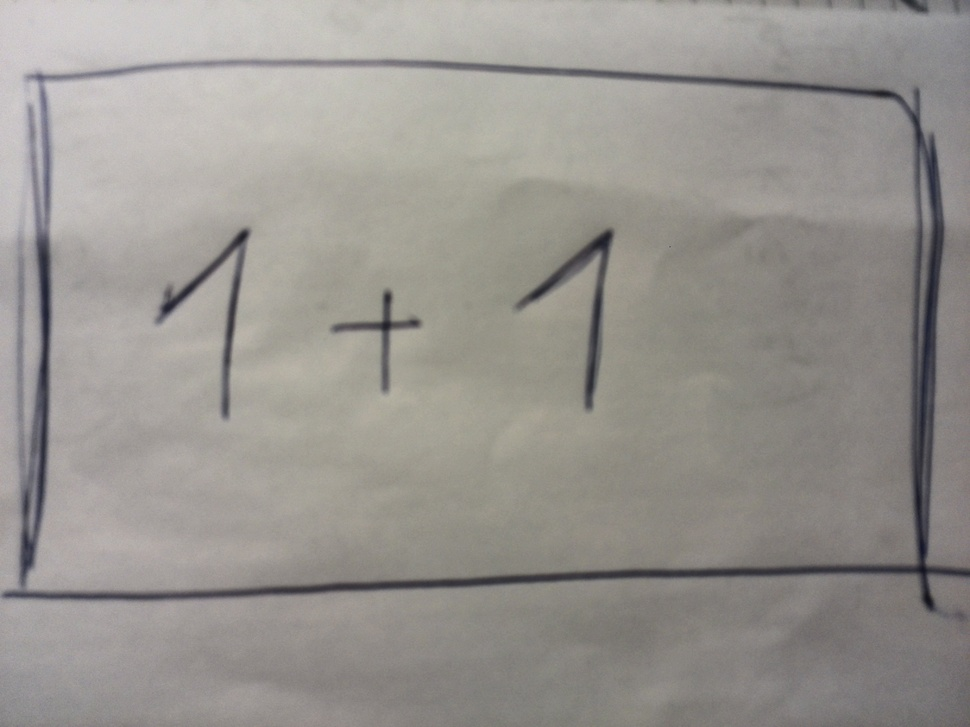
#> input picture images/priklad11.jpg, 970 x 727 px, shrunk from 3264 x 2448 before the run
$ python -i processing.py   (imports and definitions only)   (Python 2 division)   (older library calls are emulated)
#> lines starting #> are read from the running program, lines starting #| are printed output that depends on the picture; after the words box and inside, x2 and y2 are one past the last pixel; in counts of white or black regions, pixels touching at a corner belong together
#> further down, picture is the input picture: shape (727, 970, 3); mean B, G, R 143.5, 148.2, 151.7
# -*- coding: utf-8 -*-

# detekce regionu s textem

import numpy as np
import cv2
import math


'''
funkce se pokusí najít rohy tabule v obrázku
a podle těchto rohů provede transformaci perspektivy
(obrázek bude kolmo ke kameře)

sudoku example http://opencvpython.blogspot.com/2012/06/sudoku-solver-part-2.html

parametry:
    img -- vstupní obrázek (bitmapa)
návratová hodnota:
    transformovaný obrázek (bitmapa, grayscale)
'''
def whiteboard_detect(img):
    rows, cols, ch = img.shape
#> rows = 727; cols = 970; ch = 3

    gray = cv2.cvtColor(img, cv2.COLOR_BGR2GRAY)

    # ten gaussian blur mozna nemusi bejt, nebo treba jinak nastavenej
    gray_blurred = cv2.GaussianBlur(gray, (5, 5), 0)
    # to nastaveni prahovani je pomerne dulezity, nejlip vychazi:
    # ADAPTIVE_THRESH_MEAN_C, THRESH_BINARY, 11, 2
    # akora nahovno ze u toho vobrazku pod uhlem to veme misto jednoho rohu
    # ten stin takze je to trochu rozmazany
    thresh = cv2.adaptiveThreshold(
        gray_blurred, 255, cv2.ADAPTIVE_THRESH_MEAN_C, cv2.THRESH_BINARY, 17, 2)
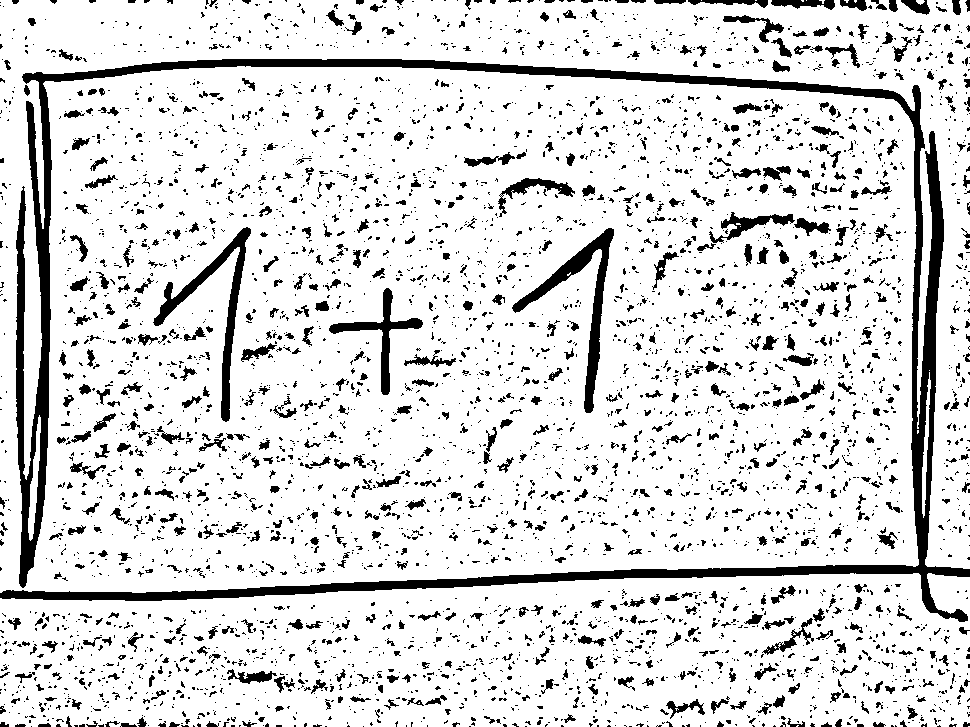
#> thresh: shape (727, 970); 86.2% white; 4570 black regions (3770 under 20 px)
    contours, hierarchy = cv2.findContours(
        thresh, cv2.RETR_TREE, cv2.CHAIN_APPROX_SIMPLE)
#> contours = 5363 contours, 4332 with area under 20; largest, box (x1, y1, x2, y2) and area: (0, 0, 970, 593) 529704, (0, 573, 970, 727) 133070, (511, 227, 615, 414) 3246, (152, 226, 252, 423) 3043, (328, 287, 424, 396) 1754
    contours_img = np.zeros((rows, cols), dtype=np.uint8)

    cv2.drawContours(contours_img, contours, -1, (255, 255, 255), 1)
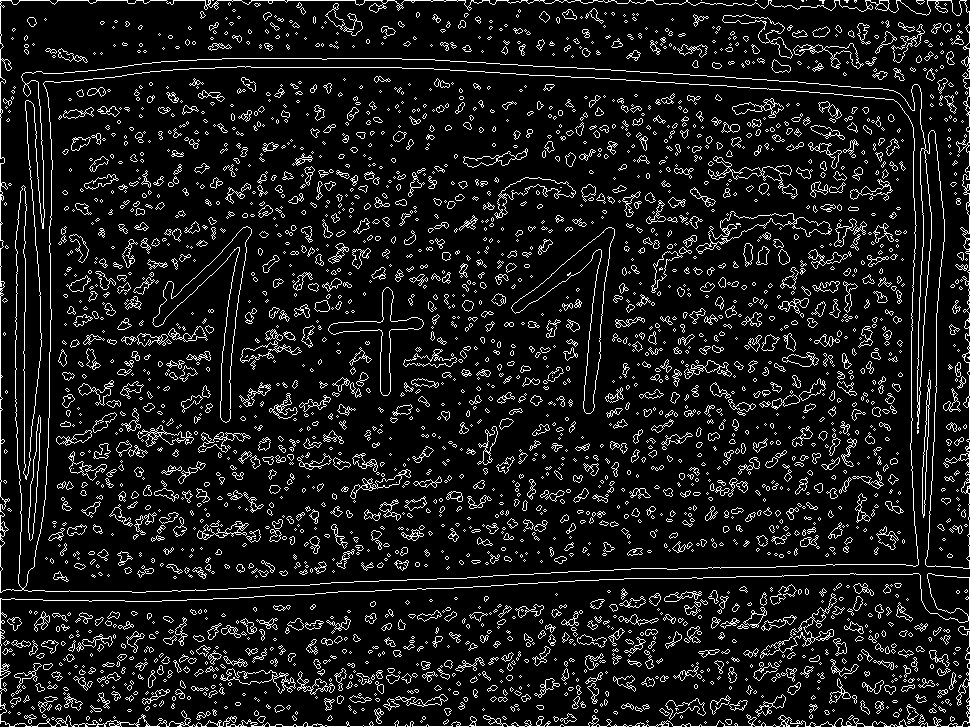
#> contours_img: shape (727, 970); 9.9% white in thin lines or dots

    biggest = None
    max_area = 0

    thresh_final = None

    dst = None

    for contour in contours:
        area = cv2.contourArea(contour)
        if area > 100 and area < rows * cols * 0.9:
            peri = cv2.arcLength(contour, True)
            approx = cv2.approxPolyDP(contour, 0.02 * peri, True)
            if area > max_area and len(approx) == 4:
                biggest = approx
                max_area = area
#> this loop made 5363 passes
#> (area, peri, biggest, max_area) on pass 6: (133069.5, 3091.2, [[969, 577], [0, 598], [0, 723], [962, 726]], 133069.5)
#> (area, peri, approx) on passes 1287 to 1288: (553, 259.9, [[39, 415], [30, 540]]), (354, 301.6, [[929, 372], [923, 517]])
#> after the loop, max_area = 133069.5

    if biggest is not None:
        # najdu ctyri rohy podle kterejch vobrazek vyrovnam
        top_left = min(biggest, key=lambda p: p[0][0] + p[0][1])
#> top_left = [[0, 598]]
        bottom_right = max(biggest, key=lambda p: p[0][0] + p[0][1])
#> bottom_right = [[962, 726]]
        top_right = max(biggest, key=lambda p: p[0][0] - p[0][1])
#> top_right = [[969, 577]]
        bottom_left = min(biggest, key=lambda p: p[0][0] - p[0][1])
#> bottom_left = [[0, 723]]

        pts1 = np.float32([top_left, bottom_left, top_right, bottom_right])
#> pts1 = [[0, 598], [0, 723], [969, 577], [962, 726]]
        pts2 = np.float32([[0, 0], [0, rows], [cols, 0], [cols, rows]])
#> pts2 = [[0, 0], [0, 727], [970, 0], [970, 727]]

        M = cv2.getPerspectiveTransform(pts1, pts2)
#> M = [[1.16, -6e-18, 4.34e-15], [0.122, 5.62, -3359.4], [0.000192, -4.72e-05, 1]]
        dst = cv2.warpPerspective(gray, M, (rows, cols))
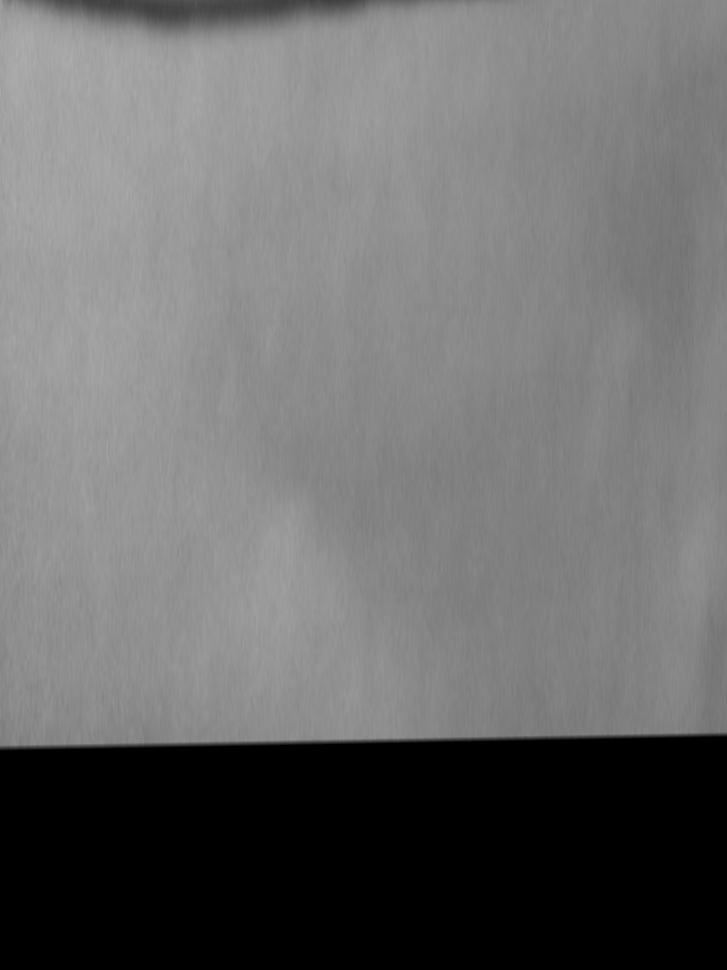
#> dst: shape (970, 727); min 0, max 173, mean 107.2

        # thresh_final = cv2.adaptiveThreshold(
        # dst, 255, cv2.ADAPTIVE_THRESH_GAUSSIAN_C, cv2.THRESH_BINARY, 11, 2)

    return dst

'''
Created by Eiichiro Momma on 2014/08/11.
Copyright (c) 2014 Eiichiro Momma. All rights reserved.
http://www.eml.ele.cst.nihon-u.ac.jp/~momma/wiki/wiki.cgi/OpenCV/%E7%B4%B0%E7%B7%9A%E5%8C%96.html

funcke aplikuje na obrázek Guo-Hallův algoritmus,
který ztenčí všehny bílé čáry v obrázku na šířku 1px

parametry:
    img -- vstupní obrázek (bitmapa, grayscale, oprahovaný na pouze černou a bílou)

návratová hodnota:
    obrázek se ztenčenými čárami
'''
# [55 lines left out: function guo_hall_thinning, not called in this run]

'''
funkce najde oblasti s textem v obrázku, na kazde oblasti provede morphological closing
(dilatace a eroze, jedna iterace) a poté Guo-Hallův algoritmus

V podstatě jediná funkce, kterou je potřeba zavolat na zpracování obrázku.
Vezme obrázek z kamery a vrátí oblasti (každá oblast by měla představovat jeden příklad na tabuli),
ze kterých je pak rekonstruován vstup pro seshat.

https://stackoverflow.com/questions/23506105/extracting-text-opencv - 3. odpověď

parametry:
    img -- vstupní obrázek(bitmapa, funkce již volá whiteboard_detect, vstup je tedy původní obrázek z kamery)

návratová hodnota:
    list bitmap s jednotlivými oblastmi, na každou oblast bylo aplikováno prahování a Guo-Hall
'''
def get_text_regions(img):
    leveled = whiteboard_detect(img)

    #rgb_rect = cv2.cvtColor(leveled, cv2.COLOR_GRAY2RGB)

    thresh = cv2.GaussianBlur(leveled, (11, 11), 0)
#> thresh: shape (970, 727)

    # tady asi nejlepsi nastavit malou block size, asi tak 3
    # jinak to priklady blizko u sebe veme jako jeden
    thresh = cv2.adaptiveThreshold(
        thresh, 255, cv2.ADAPTIVE_THRESH_MEAN_C, cv2.THRESH_BINARY_INV, 3, 2)
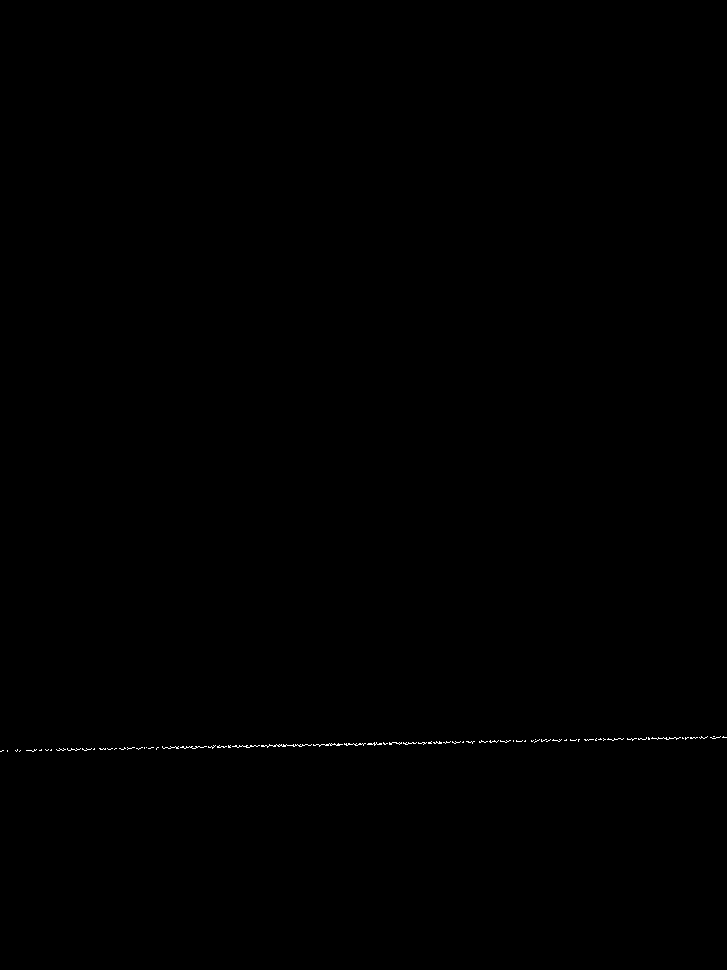
#> thresh: shape (970, 727); 0.11% white in thin lines or dots, all inside (x1, y1, x2, y2) = (0, 736, 727, 752)
    kernel = cv2.getStructuringElement(cv2.MORPH_CROSS, (3, 3))
    dilated = cv2.dilate(thresh, kernel, iterations=15)
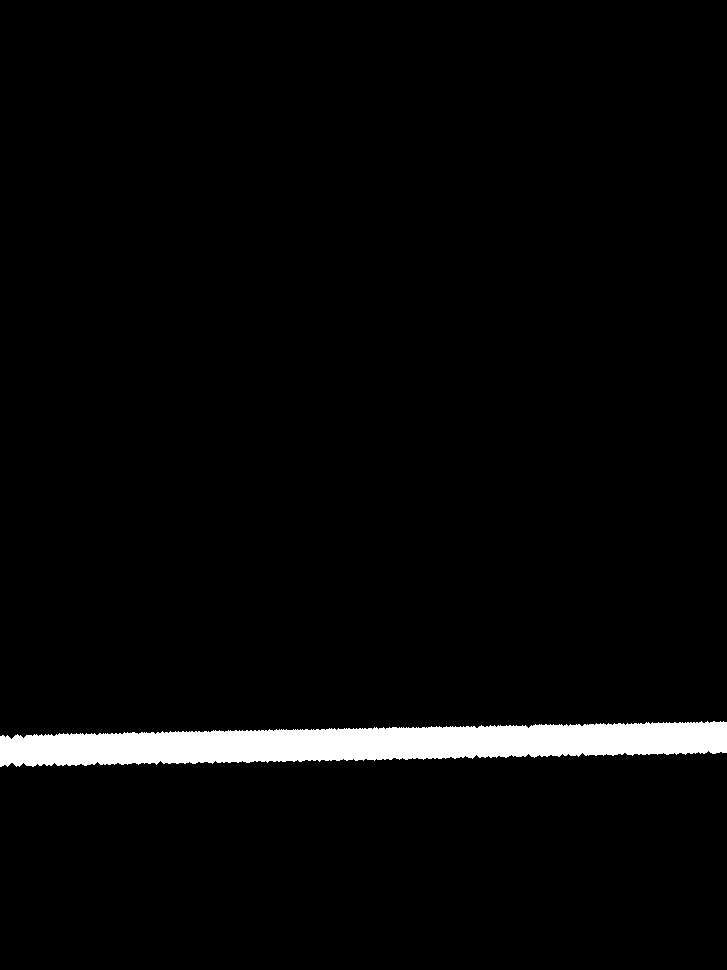
#> dilated: shape (970, 727); 3.2% white; 1 white region
    contours, hierarchy = cv2.findContours(
        dilated, cv2.RETR_EXTERNAL, cv2.CHAIN_APPROX_NONE)
#> contours = 1 contour; box (x1, y1, x2, y2) and area: (0, 721, 727, 767) 21877

    #cv2.imwrite("text_thresh.png", thresh*255.)
    #cv2.imwrite("text_dilate.png", dilated*255.)

    rows, cols = thresh.shape
#> rows = 970; cols = 727

    text_regions = []

    for contour in contours:
        [x, y, w, h] = cv2.boundingRect(contour)

        if h > rows - 10 or w > cols - 10:
            continue

        if h < 60 or w < 60:
            continue

        #cv2.rectangle(rgb_rect, (x, y), (x + w, y + h), (0, 255, 0), 1)

        rect_mat = leveled[y: y + h, x: x + w]
        rect_mat = cv2.adaptiveThreshold(
            rect_mat, 255, cv2.ADAPTIVE_THRESH_GAUSSIAN_C, cv2.THRESH_BINARY_INV, 11, 2)

        kernel = cv2.getStructuringElement(cv2.MORPH_CROSS, (3, 3))
        rect_mat = cv2.morphologyEx(
            rect_mat, cv2.MORPH_CLOSE, kernel, iterations=1)

        kernel = np.ones((2,2), np.uint8)
        rect_mat = guo_hall_thinning(rect_mat)

        text_regions.append(rect_mat)
#> this loop made 1 pass
#> (x, y, w, h) on pass 1: (0, 721, 727, 46)
#> after the loop, text_regions = []

    #cv2.imwrite("text_rect.png", rgb_rect)

    return text_regions


def manhattan_dist(a, b):
    return abs(a[0] - b[0]) + abs(a[1] - b[1])

'''
parametry:
    a, b -- body (x,y)
návratová hodnota:
    True když se bod b nacházi v 8 okolí bodu a
'''
# [18 lines left out: function is_neighbour, not called in this run]


def euclidean_dist(a, b):
    return math.sqrt((a[0] - b[0]) ** 2 + (a[1] - b[1]) ** 2)

'''
funkce najde koncové body čar v textové oblasti

parametry:
    text_region -- oblast s textem, viz výstup funkce get_text_regions (oprahované, Guo-Hall )

návratová hodnota:
    seznam koncových bodů [(x,y)]
'''
# [40 lines left out: function get_endpoints, not called in this run]

'''
pomocná funkce, vrátí souřadnice sousedůi (x,y) v 8 okolí bodu
'''
# [6 lines left out: function get_neighbours, not called in this run]


'''
funkce pro výpočet úhlu mezi dvěma vektory

návratová hodnota:
    cos(ro) = v1 . v2 / (|v1| * |v2|)
'''

# [9 lines left out: function get_angle, not called in this run]

'''
funkce vytvoří sérii tahů z obrázku

parametry:
    img -- vstupní obrázek (textová oblast, viz výstup funkce get_text_regions())
    queue_length (= 3) -- délka fronty, ze které se počítá první směrový vektor vektor
    min_stroke_len (= 1) -- minimální délka tahu

návratová hodnota
    pole tahů tvořících příklad, každý tah je posloupnost bodů (x,y)
'''
# [96 lines left out: function follow_lines, not called in this run]


'''
pomocná funkce pro get_clusters_dfs
'''
# [16 lines left out: function do_dfs, not called in this run]

'''
funkce nalezne souvíslé komponenty v seznamu bodů, jako sousední
body jsou považovány body v 8 okolí

parametry:
    points -- seznam bodů (x,y) (zde bílé body v obrázku, získané pomocí np.nonzero())

návratová hodnota:
    seznam souvislých komponent, každá komponenta je tvořena seznamem bodů
'''
# [22 lines left out: function get_clusters_dfs, not called in this run]

>>> import cv2
>>> picture = cv2.imread('images/priklad11.jpg')
>>> result = get_text_regions(picture)
#> result = []
